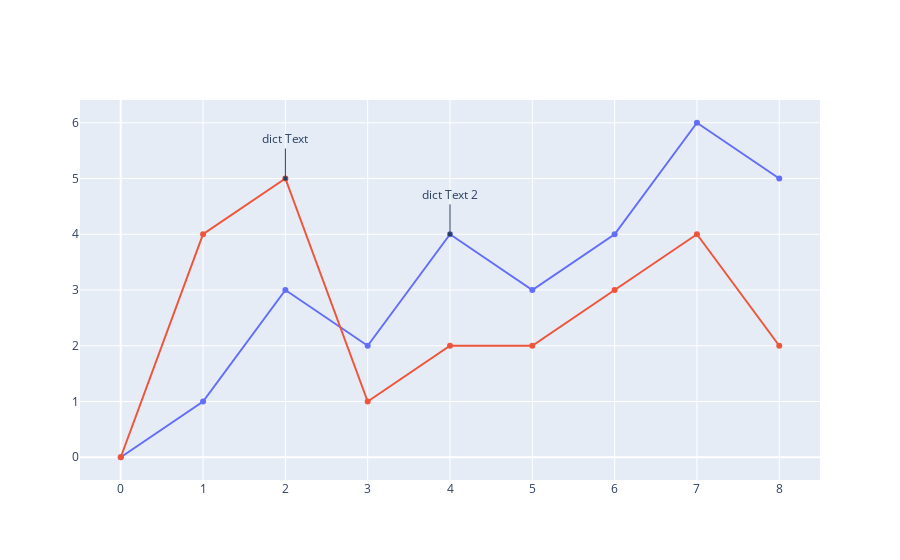

The notebook cell saved with this chart:
### Markdown cell above
<h3 id="Multiple-Annotations">Multiple Annotations<a class="anchor-link" href="#Multiple-Annotations">¶</a></h3>

### Code cell
import plotly.graph_objects as go

fig = go.Figure()

fig.add_trace(go.Scatter(
    x=[0, 1, 2, 3, 4, 5, 6, 7, 8],
    y=[0, 1, 3, 2, 4, 3, 4, 6, 5]
))


fig.add_trace(go.Scatter(
    x=[0, 1, 2, 3, 4, 5, 6, 7, 8],
    y=[0, 4, 5, 1, 2, 2, 3, 4, 2]
))

fig.update_layout(
    showlegend=False,
    annotations=[
        go.layout.Annotation(
            x=2,
            y=5,
            xref="x",
            yref="y",
            text="dict Text",
            showarrow=True,
            arrowhead=7,
            ax=0,
            ay=-40
        ),
        go.layout.Annotation(
            x=4,
            y=4,
            xref="x",
            yref="y",
            text="dict Text 2",
            showarrow=True,
            arrowhead=7,
            ax=0,
            ay=-40
        )
    ]
)

fig.show()

### Figure 1 — Plotly figure (JSON) as saved in the notebook; plotly's stock layout.template omitted (floating-point values rounded to 4 significant figures)
{"data": [{"type": "scatter", "x": [0, 1, 2, 3, 4, 5, 6, 7, 8], "y": [0, 1, 3, 2, 4, 3, 4, 6, 5]}, {"type": "scatter", "x": [0, 1, 2, 3, 4, 5, 6, 7, 8], "y": [0, 4, 5, 1, 2, 2, 3, 4, 2]}], "layout": {"annotations": [{"arrowhead": 7, "ax": 0, "ay": -40, "showarrow": true, "text": "dict Text", "x": 2, "xref": "x", "y": 5, "yref": "y"}, {"arrowhead": 7, "ax": 0, "ay": -40, "showarrow": true, "text": "dict Text 2", "x": 4, "xref": "x", "y": 4, "yref": "y"}], "showlegend": false}}
